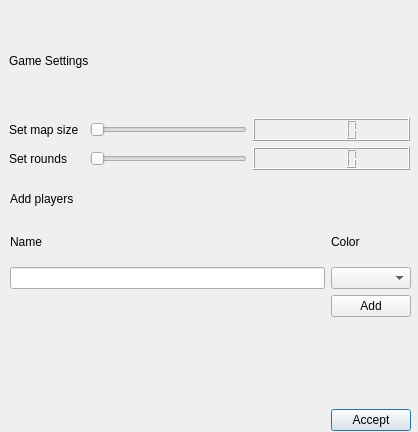
<?xml version="1.0" encoding="UTF-8"?>
<ui version="4.0">
 <class>Dialog</class>
 <widget class="QDialog" name="Dialog">
  <property name="geometry">
   <rect>
    <x>0</x>
    <y>0</y>
    <width>418</width>
    <height>432</height>
   </rect>
  </property>
  <property name="windowTitle">
   <string>Dialog</string>
  </property>
  <widget class="QWidget" name="gridLayoutWidget">
   <property name="geometry">
    <rect>
     <x>9</x>
     <y>9</y>
     <width>401</width>
     <height>161</height>
    </rect>
   </property>
   <layout class="QGridLayout" name="gridLayout">
    <item row="4" column="3" colspan="2">
     <widget class="QLCDNumber" name="lcdRounds"/>
    </item>
    <item row="3" column="0">
     <widget class="QLabel" name="headingLabel">
      <property name="text">
       <string>Set map size</string>
      </property>
     </widget>
    </item>
    <item row="4" column="0">
     <widget class="QLabel" name="roundLabel">
      <property name="text">
       <string>Set rounds</string>
      </property>
     </widget>
    </item>
    <item row="3" column="3" colspan="2">
     <widget class="QLCDNumber" name="lcdMapSize"/>
    </item>
    <item row="3" column="1" colspan="2">
     <widget class="QSlider" name="mapSizeSlider">
      <property name="minimum">
       <number>10</number>
      </property>
      <property name="maximum">
       <number>100</number>
      </property>
      <property name="orientation">
       <enum>Qt::Horizontal</enum>
      </property>
     </widget>
    </item>
    <item row="4" column="1" colspan="2">
     <widget class="QSlider" name="roundSlider">
      <property name="orientation">
       <enum>Qt::Horizontal</enum>
      </property>
     </widget>
    </item>
    <item row="0" column="0" colspan="2">
     <widget class="QLabel" name="mapLabel">
      <property name="text">
       <string>Game Settings</string>
      </property>
     </widget>
    </item>
    <item row="0" column="3" colspan="2">
     <widget class="QLabel" name="pic1Label">
      <property name="enabled">
       <bool>true</bool>
      </property>
      <property name="text">
       <string/>
      </property>
     </widget>
    </item>
   </layout>
  </widget>
  <widget class="QWidget" name="gridLayoutWidget_2">
   <property name="geometry">
    <rect>
     <x>10</x>
     <y>180</y>
     <width>401</width>
     <height>251</height>
    </rect>
   </property>
   <layout class="QGridLayout" name="gridLayout_2">
    <item row="1" column="0">
     <widget class="QLabel" name="nameLabel">
      <property name="text">
       <string>Name</string>
      </property>
     </widget>
    </item>
    <item row="3" column="0">
     <widget class="QLineEdit" name="nameInput"/>
    </item>
    <item row="4" column="0" rowspan="3">
     <widget class="QLabel" name="showPlayersLabel">
      <property name="text">
       <string/>
      </property>
     </widget>
    </item>
    <item row="7" column="0">
     <widget class="QLabel" name="infoLabel">
      <property name="text">
       <string/>
      </property>
     </widget>
    </item>
    <item row="7" column="1">
     <widget class="QPushButton" name="acceptButton">
      <property name="text">
       <string>Accept</string>
      </property>
     </widget>
    </item>
    <item row="4" column="1">
     <widget class="QPushButton" name="addPlayersButton">
      <property name="text">
       <string>Add</string>
      </property>
     </widget>
    </item>
    <item row="3" column="1">
     <widget class="QComboBox" name="comboBox"/>
    </item>
    <item row="1" column="1">
     <widget class="QLabel" name="color_label">
      <property name="text">
       <string>Color</string>
      </property>
     </widget>
    </item>
    <item row="0" column="0" colspan="2">
     <widget class="QLabel" name="addplayers_label">
      <property name="text">
       <string>Add players</string>
      </property>
     </widget>
    </item>
   </layout>
  </widget>
 </widget>
 <resources/>
 <connections/>
</ui>
